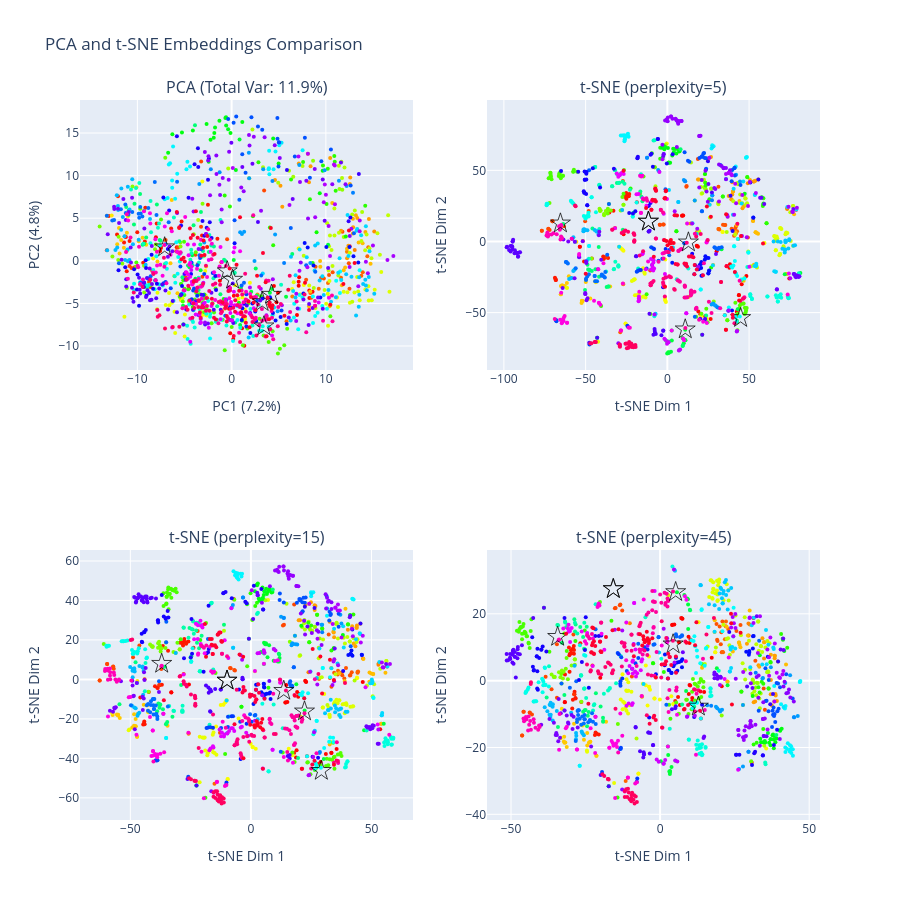

Source (notebook cell):
### Code cell
import numpy as np
import pandas as pd
import plotly.graph_objects as go
from plotly.subplots import make_subplots
from sklearn.decomposition import PCA
from sklearn.preprocessing import StandardScaler
from sklearn.manifold import TSNE
import matplotlib.pyplot as plt
from matplotlib.colors import rgb2hex

# Parameters
PERPLEXITIES = [5, 15, 45]
PCA_COMPONENTS = 2
EXCLUDE_AUTHOR = "William Dennis"
PLOT_WIDTH = 900
PLOT_HEIGHT = 900

# Prepare data
X = np.stack(embed_df["Embedding"].values)
X_scaled = StandardScaler().fit_transform(X)

# Calibration data (exclude specific author)
mask = embed_df["Author"] != EXCLUDE_AUTHOR
X_calib = X_scaled[mask]

# PCA
pca = PCA(n_components=PCA_COMPONENTS)
pca.fit(X_calib)
pca_features_all = pca.transform(X_scaled)

explained_var = pca.explained_variance_ratio_ * 100
pc1_var, pc2_var = explained_var[:2]

pca_df = pd.DataFrame(pca_features_all[:, :2], columns=["PC1", "PC2"])
pca_df["Author"] = embed_df["Author"]
pca_df["Paper"] = embed_df["Paper"]

# t-SNE
tsne_dfs = []
for perplexity in PERPLEXITIES:
    tsne = TSNE(
        n_components=2,
        random_state=42,
        init="pca",
        learning_rate="auto",
        perplexity=perplexity,
    )
    tsne_features = tsne.fit_transform(X_scaled)

    df = pd.DataFrame(tsne_features, columns=["TSNE1", "TSNE2"])
    df["Author"] = embed_df["Author"]
    df["Paper"] = embed_df["Paper"]
    tsne_dfs.append(df)

# Generate colors for authors
authors_sorted = sorted(set(embed_df["Author"]))
num_colors = len(authors_sorted)
hsv_colors = [rgb2hex(plt.cm.hsv(i / num_colors)[:3]) for i in range(num_colors)]

# Create subplot titles
subplot_titles = [f"PCA (Total Var: {explained_var.sum():.1f}%)"]
subplot_titles += [f"t-SNE (perplexity={p})" for p in PERPLEXITIES]

# Create subplots
fig = make_subplots(rows=2, cols=2, subplot_titles=subplot_titles)


def add_scatter_traces(df, row, col, x_col, y_col):
    """Add scatter plot traces for each author to the specified subplot."""
    for author, color in zip(authors_sorted, hsv_colors):
        df_sub = df[df["Author"] == author]

        # Configure marker style
        if author == EXCLUDE_AUTHOR:
            marker = dict(
                color="rgba(0,0,0,0)",
                line=dict(color="black", width=0.75),
                symbol="star",
                size=15,
            )
        else:
            marker = dict(color=color, symbol="circle", size=4)

        fig.add_trace(
            go.Scatter(
                x=df_sub[x_col],
                y=df_sub[y_col],
                mode="markers",
                marker=marker,
                name=author,
                showlegend=False,
                hovertemplate=(
                    "<b>Author:</b> %{customdata[0]}<br>"
                    "<b>Paper:</b> %{customdata[1]}<br>"
                    f"<b>{x_col}:</b> %{{x:.3f}}<br>"
                    f"<b>{y_col}:</b> %{{y:.3f}}<extra></extra>"
                ),
                customdata=df_sub[["Author", "Paper"]].values,
            ),
            row=row,
            col=col,
        )


# Add PCA plot
add_scatter_traces(pca_df, 1, 1, "PC1", "PC2")

# Add t-SNE plots
positions = [(1, 2), (2, 1), (2, 2)]
for df, (row, col) in zip(tsne_dfs, positions):
    add_scatter_traces(df, row, col, "TSNE1", "TSNE2")

# Update axes labels
fig.update_xaxes(title_text=f"PC1 ({pc1_var:.1f}%)", row=1, col=1)
fig.update_yaxes(title_text=f"PC2 ({pc2_var:.1f}%)", row=1, col=1)

for row, col in positions[: len(PERPLEXITIES)]:
    fig.update_xaxes(title_text="t-SNE Dim 1", row=row, col=col)
    fig.update_yaxes(title_text="t-SNE Dim 2", row=row, col=col)

# Update layout
fig.update_layout(
    width=PLOT_WIDTH,
    height=PLOT_HEIGHT,
    showlegend=False,
    title_text="PCA and t-SNE Embeddings Comparison",
)

fig.show()
